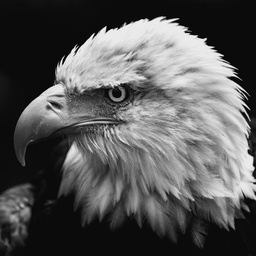
#> input picture CVPR/lec06/img/example_02.jpg, 256 x 256 px, shrunk from 667 x 667 before the run
$ jupyter execute lec06.ipynb
#> lines starting #> are read from the running program, lines starting #| are printed output that depends on the picture
### CVPR/lib/image_process.py
##################################################################
# Naive implementation of some techniques in image processing
# @Auther 2horse9sun
##################################################################
import cv2
import matplotlib.pyplot as plt
import numpy as np
import math

# [144 lines left out: functions mean_filter, thresholding_filter, median_filter, boundary_process, gaussian_pdf_1d, gaussian_pdf_2d and 1 more, not called in this run]

def generate_gaussian_kernel_2d(k, sigma):
    return generate_gaussian_kernel_1d(k, sigma).dot(generate_gaussian_kernel_1d(k, sigma).T)

# [48 lines left out: functions convolve_2d, gaussian_filter, separable_gaussian_filter, not called in this run]

def sharpening_filter(img, k, sigma, alpha):
    # f = f + a(f - f_blur)
    return np.uint8((1+alpha)*separable_gaussian_filter(img,k,0) - alpha*separable_gaussian_filter(img, k, sigma))

# [55 lines left out: functions bilateral_filter, fourier_transform, inverse_fourier_transform, generate_rect_hpf, generate_circle_hpf, not called in this run]

# low-pass filter
# Example
# 0 0 0 0 0 0 0
# 0 0 0 0 0 0 0
# 0 0 1 1 1 0 0
# 0 0 1 1 1 0 0
# 0 0 1 1 1 0 0
# 0 0 0 0 0 0 0
# 0 0 0 0 0 0 0
def generate_rect_lpf(img_dft, m, n):
    return 1 - generate_rect_hpf(img_dft, m, n)

def generate_circle_lpf(img_dft, r):
    return 1 - generate_circle_hpf(img_dft, r)

# H(u, v) = exp{-D(u,v)^2/2*D0^2}
# [8 lines left out: function generate_gaussian_lpf, not called in this run]

def generate_gaussian_hpf(img_dft, D0):
    return 1 - generate_gaussian_lpf(img_dft, D0)


# subsample the image directly
# [77 lines left out: functions subsample, subsample_after_filtered, upsample, upsample_then_filtered, get_interpolation_value, upsample_with_interpolation, not called in this run]


def get_sobel_x():
    return np.array([[-1, 0, 1]]).T, np.array([[1, 2, 1]])
def get_sobel_y():
    return np.array([[1, 2, 1]]).T, np.array([[-1, 0, 1]])

# sobel-based
# [95 lines left out: functions gradient, nms, connect_edges, hysteresis_thresholding, not called in this run]

### CVPR/lib/utils.py
import cv2
import matplotlib.pyplot as plt
import numpy as np

# show img read by cv2 using plt
def show_img(img):
    plt.imshow(cv2.cvtColor(img, cv2.COLOR_BGR2RGB))

# normalize pixel values to 0-255
# [5 lines left out: function normalize, not called in this run]

### CVPR/lec06/lec06.ipynb
[cell 1]
import cv2
import numpy as np
from matplotlib import pyplot as plt
import importlib
import copy
import sys
sys.path.append("..")

# reload module in case that module changes
from lib import utils
importlib.reload(utils)
from lib import image_process
importlib.reload(image_process)

[cell 2]
img = cv2.imread('img/example_02.jpg', cv2.IMREAD_GRAYSCALE)
#> img is the input picture: shape (256, 256); min 0, max 255, mean 87.1
plt.figure(figsize=(16,16))
utils.show_img(img)
plt.title('Original Image')

[cell 3]
plt.figure(figsize=(16, 32))
plt.subplot(121)
img_2 = image_process.subsample(img, 2, 2)
utils.show_img(img_2)
plt.title('subsample factor=2*2 without filtered')
plt.subplot(122)
img_2_filtered = image_process.subsample_after_filtered(img, 2, 2)
#> in subsample_after_filtered, `phase = np.angle(img_dft)`:
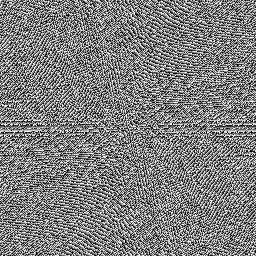
#> phase: shape (256, 256) float64; min -3.14, max 3.14, mean 9.59e-05; drawn with min black and max white
#> after the loop in generate_gaussian_lpf, `for i in range(0, height):`:
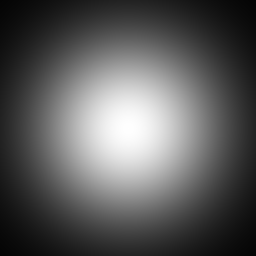
#> lpf: shape (256, 256) float64; min 0.0183, max 1, mean 0.358
utils.show_img(utils.normalize(img_2_filtered))
plt.title('subsample factor=2*2 after filtered')

[cell 4]
plt.figure(figsize=(8, 16))
plt.subplot(121)
img_4 = image_process.subsample(img, 4, 4)
#> call 3 of subsample, with factor_x = 4, factor_y = 4
#> after the loop in subsample (call 3), `for i in range(0, new_height):`:
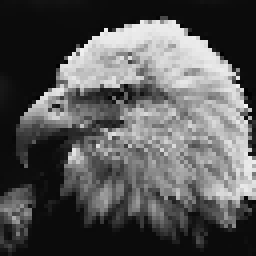
#> new_img: shape (64, 64) float64 (shown 4 times larger); min 0, max 246, mean 86.9
utils.show_img(img_4)
plt.title('subsample factor=4*4 without filtered')
plt.subplot(122)
img_4_filtered = image_process.subsample_after_filtered(img, 4, 4)
#> call 2 of generate_gaussian_lpf, with img_dft = array of shape (256, 256), D0 = 32
#> after the loop in generate_gaussian_lpf (call 2), `for i in range(0, height):`:
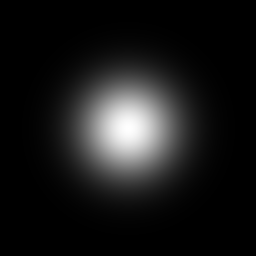
#> lpf: shape (256, 256) float64; min 1.13e-07, max 1, mean 0.0982
#> call 4 of subsample, with factor_x = 4, factor_y = 4
#> after the loop in subsample (call 4), `for i in range(0, new_height):`:
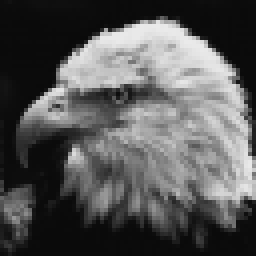
#> new_img: shape (64, 64) float64 (shown 4 times larger); min 10, max 234, mean 86.5
utils.show_img(utils.normalize(img_4_filtered))
plt.title('subsample factor=4*4 after filtered')
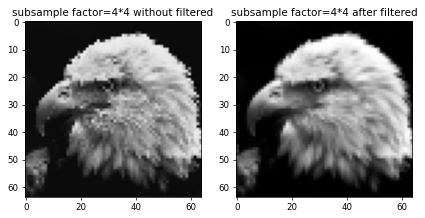
#> figure drawn by matplotlib, 2 panels

[cell 5]
plt.figure(figsize=(4, 8))
plt.subplot(121)
img_8 = image_process.subsample(img, 8, 8)
utils.show_img(img_8)
plt.title('without filtered')
plt.subplot(122)
img_8_filtered = image_process.subsample_after_filtered(img, 8, 8)
#> call 3 of generate_gaussian_lpf, with img_dft = array of shape (256, 256), D0 = 16
#> after the loop in generate_gaussian_lpf (call 3), `for i in range(0, height):`:
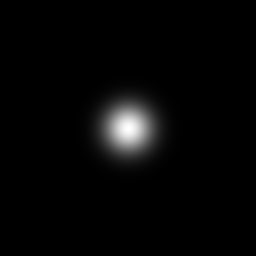
#> lpf: shape (256, 256) float64; min 1.6e-28, max 1, mean 0.0245
#> in inverse_fourier_transform (call 3), `return np.uint8(np.abs(iimg))`:
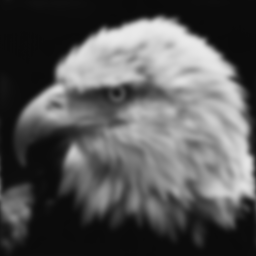
#> returned value: shape (256, 256); min 10, max 233, mean 86.6
#> after the loop in subsample (call 6), `for i in range(0, new_height):`:
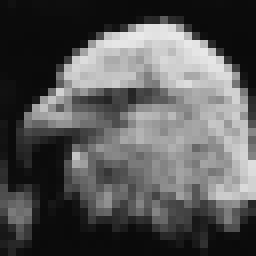
#> new_img: shape (32, 32) float64 (shown 8 times larger); min 10, max 233, mean 86.6
utils.show_img(utils.normalize(img_8_filtered))
plt.title('after filtered')
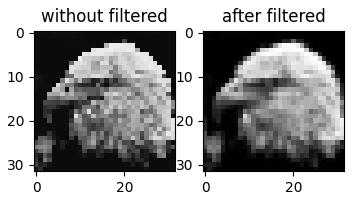
#> figure drawn by matplotlib, 2 panels
